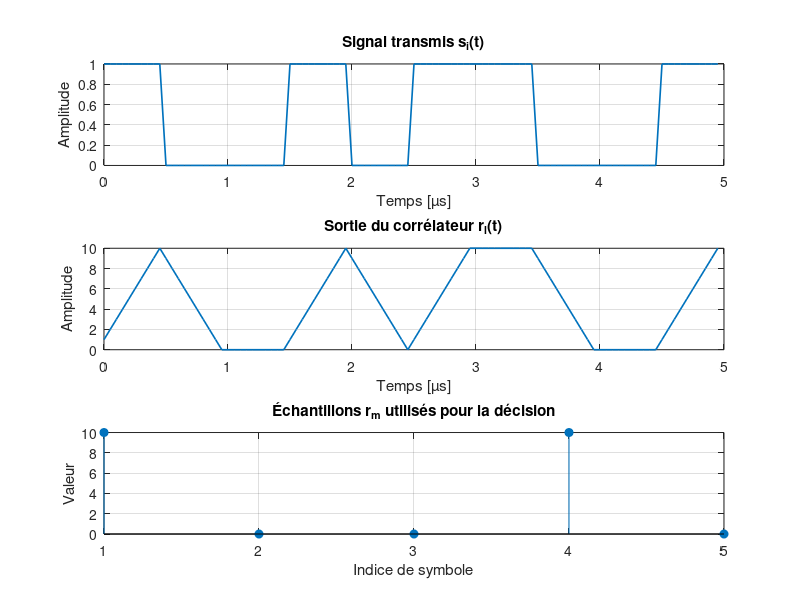

Write the MATLAB code that produced this figure.

clear; close all; clc;

Fe  = 20e6;               % fréquence d'éch
Te  = 1/Fe;           
Fse = 20;             
Ts  = Fse * Te;          

bits = [1 0 0 1 0];       
Nb   = length(bits);      % nombre de bits

p0 = [zeros(1, Fse/2), ones(1, Fse/2)];  
p1 = [ones(1, Fse/2), zeros(1, Fse/2)];  


%Signal émis s_l(t)
sl = [];
for k = 1:Nb
    if bits(k) == 0
        sl = [sl p0];
    else
        sl = [sl p1];
    end
end


rl = conv(sl, fliplr(p1),"same");

rm = zeros(1, Nb);
for k = 1:Nb
    rm(k) = rl((k-1)*Fse + Fse/2);
end





t_global = (0:length(sl)-1)*Te; % axe temporel global

figure;
subplot(3,1,1);
plot(t_global*1e6, sl, 'LineWidth',1.2);
title('Signal transmis s_i(t)');
xlabel('Temps [µs]'); ylabel('Amplitude'); 
grid on;

subplot(3,1,2);
plot(t_global*1e6, rl, 'LineWidth',1.2);
title('Sortie du corrélateur r_l(t)');
xlabel('Temps [µs]'); ylabel('Amplitude'); 
grid on;

subplot(3,1,3);
stem(1:Nb, rm, 'filled');
title('Échantillons r_m utilisés pour la décision');
xlabel('Indice de symbole'); ylabel('Valeur');  
grid on;
